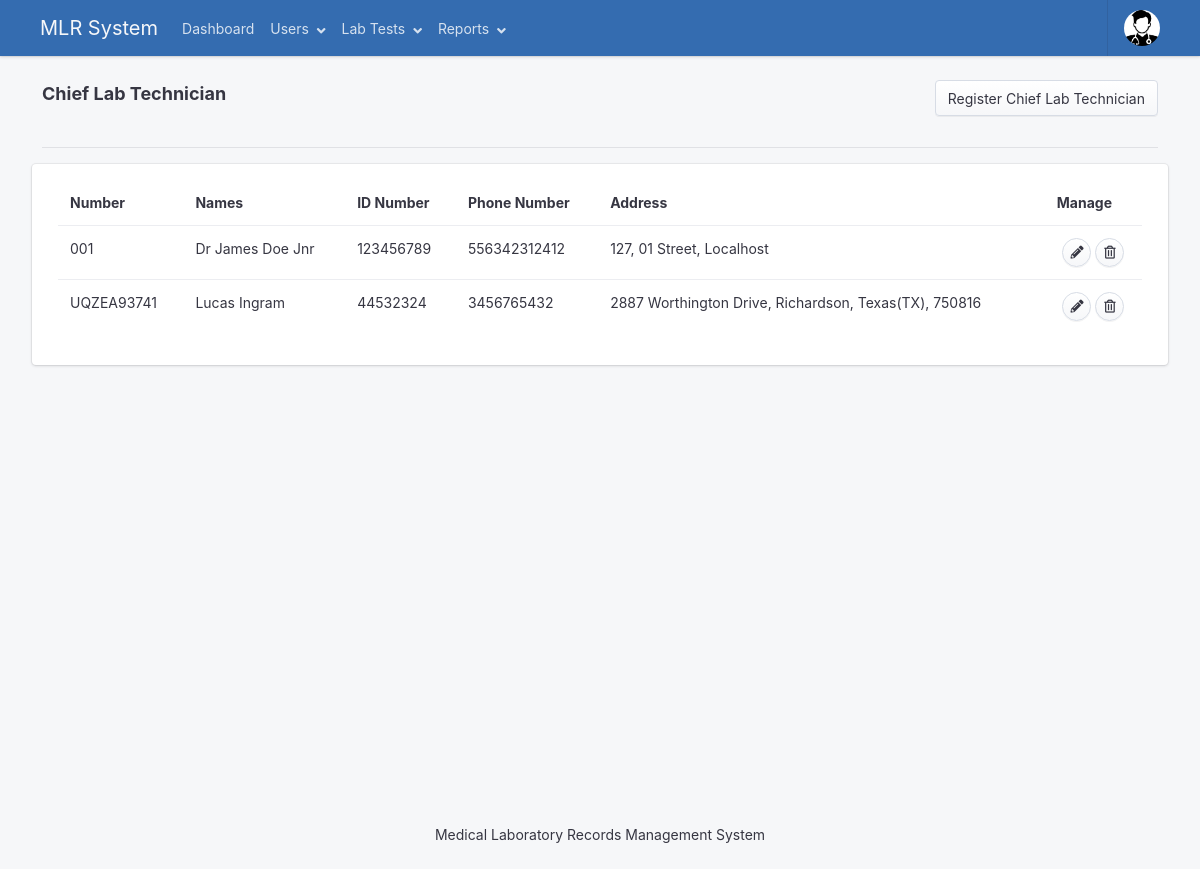
Page /views/chief_lab_technicians.php (signed in) on the committed database.
### tables this page shows
CREATE TABLE `users` (
  `user_id` int(200) NOT NULL,
  `user_number` varchar(200) DEFAULT NULL,
  `user_full_names` varchar(200) DEFAULT NULL,
  `user_idno` varchar(200) DEFAULT NULL,
  `user_phone_number` varchar(200) DEFAULT NULL,
  `user_address` longtext DEFAULT NULL,
  `user_login_username` varchar(200) DEFAULT NULL,
  `user_login_password` varchar(200) DEFAULT NULL,
  `user_access_level` varchar(200) DEFAULT NULL
);

### views/chief_lab_technicians.php (the view, shortened to what this page needs)
<?php
require_once('../app/settings/config.php');
require_once('../app/partials/head.php');
?>
<body>
    <div class="app has-fullwidth">
        <?php require_once('../app/partials/navigation.php'); ?>
        <main class="app-main">
            <div class="wrapper">
                <div class="page">
                    <div class="page-inner">
                        <div class="container">
                            <header class="page-title-bar">
                                <div class="d-flex flex-column flex-md-row">
                                    <p class="lead">
                                        <span class="font-weight-bold">Chief Lab Technician</span>
                                    </p>
                                    <div class="ml-auto">
                                        <div class="dropdown">
                                            <button type="button" data-toggle="modal" data-target="#add_modal" class="btn btn-secondary"><span>Register Chief Lab Technician</button>
                                        </div>
                                    </div>
                                </div>
                            </header>
                            <hr>
                            <div class="page-section">
                                <div class="section-block">
                                    <div class="metric-row">
                                        <div class="card col-12">
                                            <div class="card-body">
                                                <table id="dt-responsive" class="table dt-responsive nowrap w-100">
                                                    <thead>
                                                        <tr>
                                                            <th> Number </th>
                                                            <th> Names </th>
                                                            <th> ID Number </th>
                                                            <th> Phone Number </th>
                                                            <th> Address </th>
                                                            <th> Manage </th>
                                                        </tr>
                                                    </thead>
                                                    <tbody>
                                                        <?php
                                                        $technician_sql = mysqli_query($mysqli, "SELECT * FROM users WHERE user_access_level = 'Chief Lab Technician'");
                                                        if (mysqli_num_rows($technician_sql) > 0) {
                                                            while ($technicians = mysqli_fetch_array($technician_sql)) {
                                                        ?>
                                                                <tr>
                                                                    <td><?php echo $technicians['user_number']; ?></td>
                                                                    <td><?php echo $technicians['user_full_names']; ?></td>
                                                                    <td><?php echo $technicians['user_idno']; ?></td>
                                                                    <td><?php echo $technicians['user_phone_number']; ?></td>
                                                                    <td><?php echo $technicians['user_address']; ?></td>
                                                                    <td class="align-middle text-center">
                                                                        <a data-toggle="modal" href="#update_<?php echo $technicians['user_id']; ?>" class="btn btn-sm btn-icon btn-secondary">
                                                                            <i class="fa fa-pencil-alt"></i> <span class="sr-only">Edit</span>
                                                                        </a>
                                                                        <a data-toggle="modal" href="#delete_<?php echo $technicians['user_id']; ?>" class="btn btn-sm btn-icon btn-secondary"><i class="far fa-trash-alt"></i>
                                                                        </a>
                                                                    </td>
                                                                </tr>
                                                        <?php }
                                                        } ?>
                                                    </tbody>
                                                </table>
                                            </div>
                                        </div>
                                    </div>
                                </div>
                            </div>
                        </div>
                    </div>
                </div>
            </div>
            <?php require_once('../app/partials/footer.php'); ?>
        </main>
    </div>
</body>
</html>

### rows in the picture
users: user_number "001", user_full_names "Dr James Doe Jnr", user_idno "123456789", user_phone_number "556342312412", user_address "127, 01 Street, Localhost"
users: user_number "UQZEA93741", user_full_names "Lucas Ingram", user_idno "44532324", user_phone_number "3456765432", user_address "2887 Worthington Drive, Richardson, Texas(TX), 750816"
